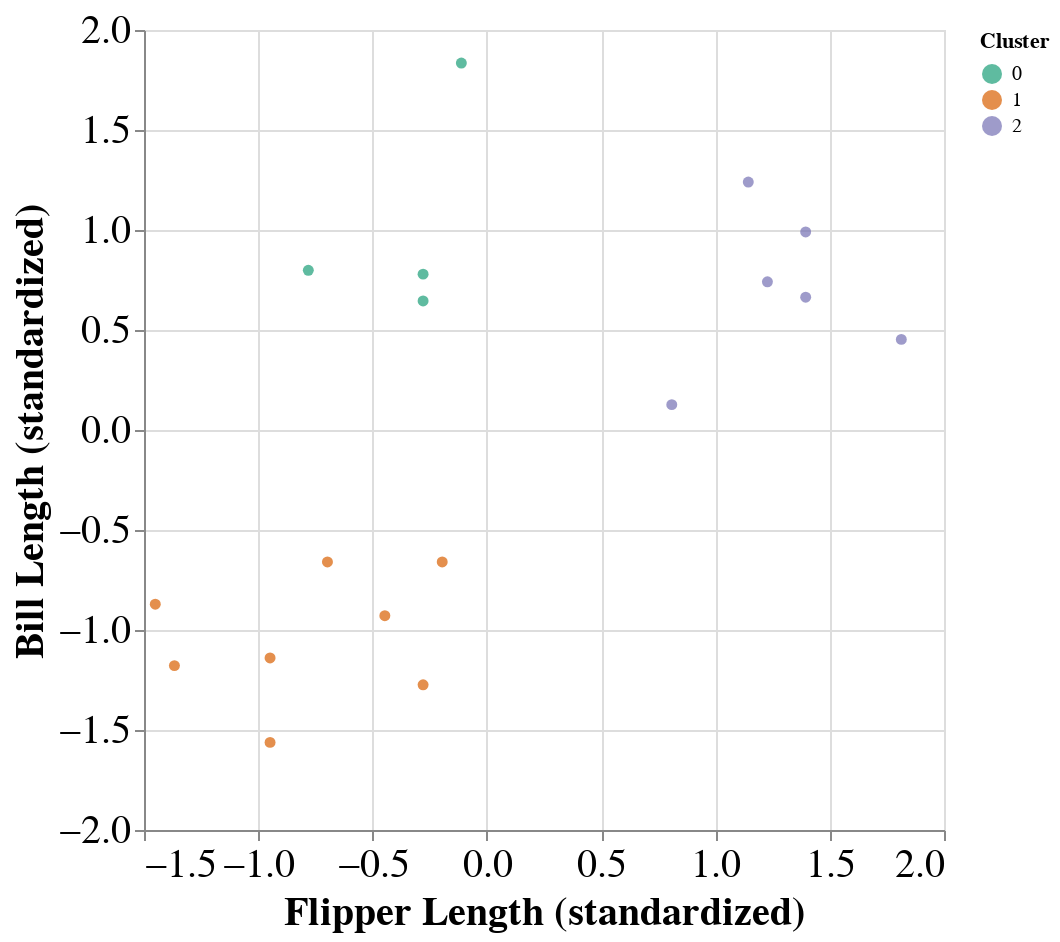

The cell this chart's notebook holds for it:
### Markdown cell above
Now that we have this information in a tidy data frame, we can make a visualization
of the cluster assignments for each point, as shown in Figure \@ref(fig:10-plot-clusters-2).

### Code cell
cluster_plot = (
    alt.Chart(clustered_data)
    .mark_circle()
    .encode(
         x = alt.X("flipper_length_mm", title="Flipper Length (standardized)"),
        y = alt.Y("bill_length_mm", title="Bill Length (standardized)"),
    color=alt.Color("clusters:O", title="Cluster", scale=alt.Scale(scheme="dark2")),
    ).properties(width=400, height=400)
    .configure_axis(labelFontSize=20, titleFontSize=20)
)


cluster_plot

### Figure 1 — Vega-Lite specification as saved in the notebook (floating-point values rounded to 4 significant figures)
{"$schema": "https://vega.github.io/schema/vega-lite/v4.17.0.json", "config": {"axis": {"labelFontSize": 20, "titleFontSize": 20}, "view": {"continuousHeight": 300, "continuousWidth": 400}}, "data": {"name": "data-f9ba5372ad17f212b1b1827985326fef"}, "datasets": {"data-f9ba5372ad17f212b1b1827985326fef": [{"bill_length_mm": -0.66, "clusters": 1, "flipper_length_mm": -0.1953}, {"bill_length_mm": -1.178, "clusters": 1, "flipper_length_mm": -1.367}, {"bill_length_mm": -1.562, "clusters": 1, "flipper_length_mm": -0.9485}, {"bill_length_mm": -1.14, "clusters": 1, "flipper_length_mm": -0.9485}, {"bill_length_mm": -0.8711, "clusters": 1, "flipper_length_mm": -1.451}, {"bill_length_mm": -0.66, "clusters": 1, "flipper_length_mm": -0.6974}, {"bill_length_mm": -1.274, "clusters": 1, "flipper_length_mm": -0.279}, {"bill_length_mm": -0.9286, "clusters": 1, "flipper_length_mm": -0.4463}, {"bill_length_mm": 0.741, "clusters": 2, "flipper_length_mm": 1.227}, {"bill_length_mm": 0.6642, "clusters": 2, "flipper_length_mm": 1.395}, {"bill_length_mm": 0.9905, "clusters": 2, "flipper_length_mm": 1.395}, {"bill_length_mm": 0.4531, "clusters": 2, "flipper_length_mm": 1.813}, {"bill_length_mm": 1.24, "clusters": 2, "flipper_length_mm": 1.144}, {"bill_length_mm": 0.1269, "clusters": 2, "flipper_length_mm": 0.809}, {"bill_length_mm": 0.645, "clusters": 0, "flipper_length_mm": -0.279}, {"bill_length_mm": 0.7794, "clusters": 0, "flipper_length_mm": -0.279}, {"bill_length_mm": 1.835, "clusters": 0, "flipper_length_mm": -0.1116}, {"bill_length_mm": 0.7986, "clusters": 0, "flipper_length_mm": -0.7811}]}, "encoding": {"color": {"field": "clusters", "scale": {"scheme": "dark2"}, "title": "Cluster", "type": "ordinal"}, "x": {"field": "flipper_length_mm", "title": "Flipper Length (standardized)", "type": "quantitative"}, "y": {"field": "bill_length_mm", "title": "Bill Length (standardized)", "type": "quantitative"}}, "height": 400, "mark": "circle", "width": 400}
